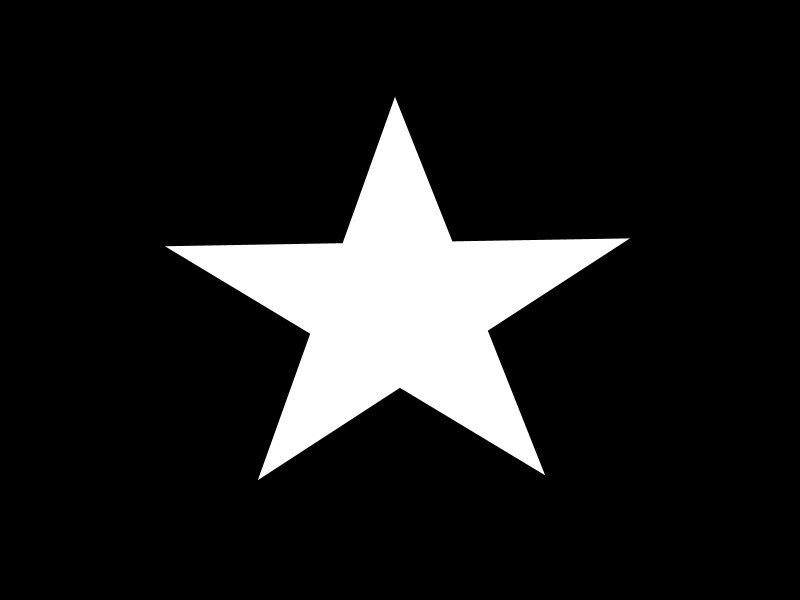
//> input picture data/star.jpg, 800 x 600 px
$ ./main   (built with g++ and OpenCV 4)
//> lines starting //> are read from the running program, lines starting //| are printed output that depends on the picture; after the words box and inside, x2 and y2 are one past the last pixel; in counts of white or black regions, pixels touching at a corner belong together
/**
 * @file main.cpp
 * @brief Skeleton extraction using Zhang-Suen thinning algorithm
 * @author José Miguel Guerrero Hernández
 *
 * @note The Zhang-Suen algorithm extracts the skeleton (medial axis) of binary
 *          shapes by iteratively removing boundary pixels while preserving topology.
 *
 *          8-neighborhood labeling (used in conditions):
 *            P8  P1  P2
 *            P7  P0  P3
 *            P6  P5  P4
 *
 *          Algorithm conditions for pixel removal:
 *          1. 2 <= N(P0) <= 6  (N = number of white neighbors)
 *          2. S(P0) = 1        (S = number of 0->1 transitions in P1..P8..P1)
 *          3. Step 1: P1*P3*P5 = 0 AND P3*P5*P7 = 0
 *             Step 2: P1*P3*P7 = 0 AND P1*P5*P7 = 0
 *
 *          This example compares manual implementation with OpenCV's
 *          cv::ximgproc::thinning() (requires opencv_contrib).
 */

#include <cstdlib>
#include <opencv2/opencv.hpp>
#include <opencv2/ximgproc.hpp>  // Requires opencv_contrib
#include <iostream>
#include <vector>
#include <chrono>

// 8-neighborhood offsets in clockwise order starting from P1 (top)
// Index: 0=P1, 1=P2, 2=P3, 3=P4, 4=P5, 5=P6, 6=P7, 7=P8
const int DX[] = {-1, -1, 0, 1, 1, 1, 0, -1};
const int DY[] = {0, 1, 1, 1, 0, -1, -1, -1};

/**
 * @brief Get neighbor pixel value (0 or 1)
 * @param img Binary image (0 or 255 values)
 * @param x Row of center pixel
 * @param y Column of center pixel
 * @param idx Neighbor index (0-7, clockwise from top)
 * @return 1 if neighbor is white, 0 otherwise
 */
inline int getNeighbor(const cv::Mat & img, int x, int y, int idx)
{
  return img.at<uchar>(x + DX[idx], y + DY[idx]) == 255 ? 1 : 0;
}

/**
 * @brief Count white neighbors in the 8-neighborhood
 * @param img Binary image
 * @param x Row coordinate
 * @param y Column coordinate
 * @return Number of white neighbors (0-8)
 */
int countNeighbors(const cv::Mat & img, int x, int y)
{
  int count = 0;
  for (int i = 0; i < 8; i++) {
    count += getNeighbor(img, x, y, i);
  }
  return count;
}

/**
 * @brief Count 0->1 transitions in circular scan of neighbors
 * @param img Binary image
 * @param x Row coordinate
 * @param y Column coordinate
 * @return Number of transitions (1 = simple point, >1 = junction)
 */
int countTransitions(const cv::Mat & img, int x, int y)
{
  int transitions = 0;
  for (int i = 0; i < 8; i++) {
    // Check transition from current neighbor to next (wrapping to 0)
    if (getNeighbor(img, x, y, i) == 0 && getNeighbor(img, x, y, (i + 1) % 8) == 1) {
      transitions++;
    }
  }
  return transitions;
}

/**
 * @brief Check if pixel can be removed in the given step
 * @param img Binary image
 * @param x Row coordinate
 * @param y Column coordinate
 * @param step Thinning step (1 or 2)
 * @return true if pixel should be removed
 */
bool canRemove(const cv::Mat & img, int x, int y, int step)
{
  // Get neighbor values (P1=idx0, P2=idx1, ..., P8=idx7)
  int p1 = getNeighbor(img, x, y, 0);
  int p3 = getNeighbor(img, x, y, 2);
  int p5 = getNeighbor(img, x, y, 4);
  int p7 = getNeighbor(img, x, y, 6);

  int neighbors = countNeighbors(img, x, y);
  int transitions = countTransitions(img, x, y);

  // Conditions 1 and 2 (common to both steps)
  if (neighbors < 2 || neighbors > 6 || transitions != 1) {
    return false;
  }

  // Condition 3 (different for each step)
  if (step == 1) {
    // Step 1: P1*P3*P5 = 0 AND P3*P5*P7 = 0
    return (p1 * p3 * p5 == 0) && (p3 * p5 * p7 == 0);
  } else {
    // Step 2: P1*P3*P7 = 0 AND P1*P5*P7 = 0
    return (p1 * p3 * p7 == 0) && (p1 * p5 * p7 == 0);
  }
}

/**
 * @brief Perform one sub-iteration of Zhang-Suen thinning
 * @param img Binary image (modified in place)
 * @param step Thinning step (1 or 2)
 * @return Number of pixels removed
 */
int thinningStep(cv::Mat & img, int step)
{
  std::vector<cv::Point> toRemove;

  // Find pixels to remove (skip border pixels)
  for (int x = 1; x < img.rows - 1; x++) {
    for (int y = 1; y < img.cols - 1; y++) {
      if (img.at<uchar>(x, y) == 255 && canRemove(img, x, y, step)) {
        toRemove.push_back(cv::Point(y, x));
      }
    }
  }

  // Remove marked pixels
  for (const auto & p : toRemove) {
    img.at<uchar>(p.y, p.x) = 0;
  }

  return static_cast<int>(toRemove.size());
}

/**
 * @brief Apply Zhang-Suen thinning algorithm (manual implementation)
 * @param img Binary image (modified in place)
 * @param show_progress If true, display intermediate results
 * @return Number of iterations performed
 */
int zhangSuenThinning(cv::Mat & img, bool show_progress = false)
{
  int iteration = 0;
  int removed;

  do {
    removed = 0;
    removed += thinningStep(img, 1);
    removed += thinningStep(img, 2);
    iteration++;

    if (show_progress) {
      cv::imshow("Thinning Progress", img);
      cv::waitKey(10);
    }
  } while (removed > 0);

  return iteration;
}

/**
 * @brief Color skeleton pixels in red on a BGR image
 * @param skeleton Binary skeleton image
 * @return BGR image with red skeleton
 */
cv::Mat colorSkeleton(const cv::Mat & skeleton)
{
  cv::Mat colored;
  cv::cvtColor(skeleton, colored, cv::COLOR_GRAY2BGR);

  for (int i = 0; i < skeleton.rows; i++) {
    for (int j = 0; j < skeleton.cols; j++) {
      if (skeleton.at<uchar>(i, j) == 255) {
        colored.at<cv::Vec3b>(i, j) = cv::Vec3b(0, 0, 255);
      }
    }
  }
  return colored;
}

/**
 * @brief Compute difference between two binary images
 * @param img1 First binary image
 * @param img2 Second binary image
 * @return Number of different pixels
 */
int countDifferences(const cv::Mat & img1, const cv::Mat & img2)
{
  cv::Mat diff;
  cv::absdiff(img1, img2, diff);
  return cv::countNonZero(diff);
}

int main(int argc, char ** argv)
{
  // Load image from argument or default
  const char * filename = argc >= 2 ? argv[1] : "../../data/star.jpg";
  cv::Mat original = cv::imread(cv::samples::findFile(filename), cv::IMREAD_GRAYSCALE);
//> original is the input picture: 600 rows x 800 cols, CV_8UC1; min 0, max 255, mean 30.7

  if (original.empty()) {
    std::cerr << "Error: Cannot load image: " << filename << std::endl;
    return EXIT_FAILURE;
  }

  // Binarize the image
  cv::Mat binary;
  cv::threshold(original, binary, 127, 255, cv::THRESH_BINARY);
//> binary: 600 rows x 800 cols, CV_8UC1; 12% white; 1 white region, box (x1, y1, x2, y2) and area: (166, 98, 629, 480) 57836

  // Manual Zhang-Suen implementation
  cv::Mat skeleton_manual = binary.clone();
  auto t1 = std::chrono::high_resolution_clock::now();
  int iterations = zhangSuenThinning(skeleton_manual, false);
//> the loop in zhangSuenThinning, `do` made 74 passes
//> removed on passes 1 to 12: 2063, 2018, 1970, 1926, 1884, 1845, 1800, 1763, 1720, 1678, 1636, 1593
//> pass 1, in zhangSuenThinning, `removed += thinningStep(img, 1);`:
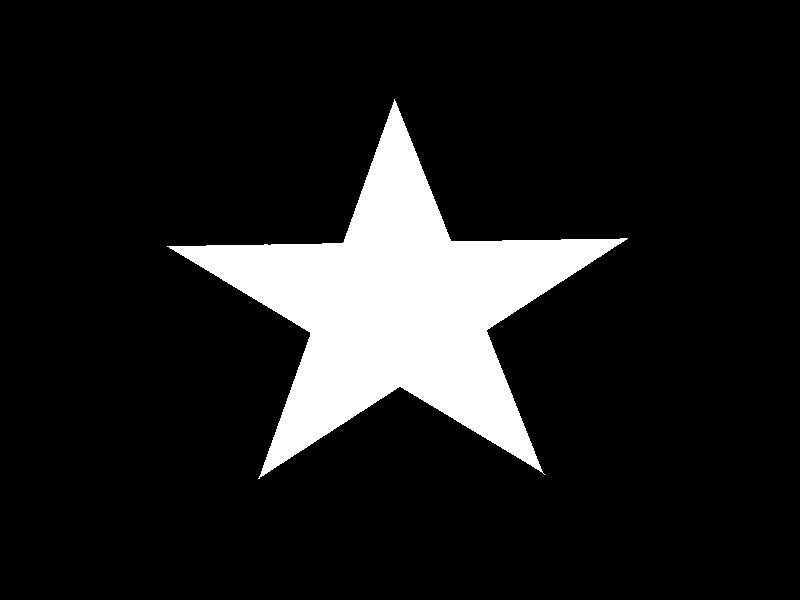
//> img: 600 rows x 800 cols, CV_8UC1; 11.8% white; 1 white region, box (x1, y1, x2, y2) and area: (167, 99, 628, 479) 56870
//> pass 1, in zhangSuenThinning, `removed += thinningStep(img, 2);`:
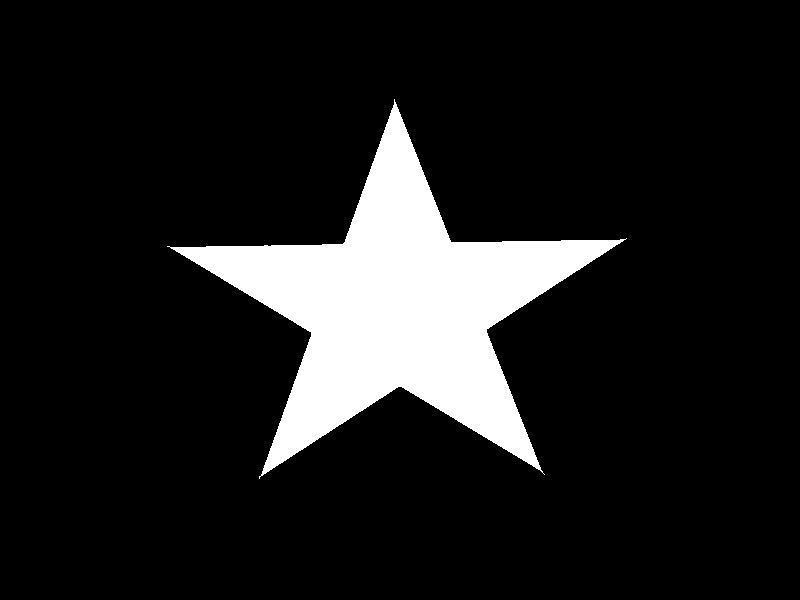
//> img: 600 rows x 800 cols, CV_8UC1; 11.6% white; 1 white region, box (x1, y1, x2, y2) and area: (167, 99, 627, 479) 55773
//> after the loop in zhangSuenThinning, `do`:
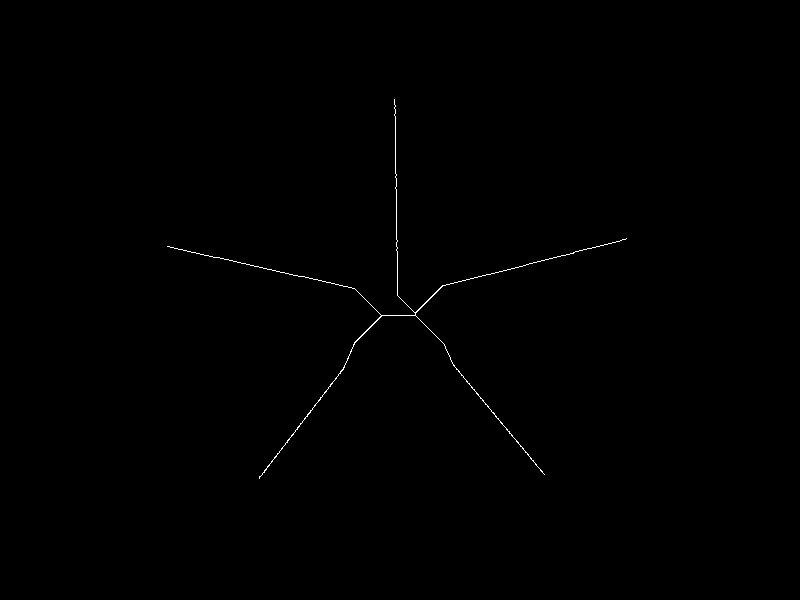
//> img: 600 rows x 800 cols, CV_8UC1; 0.24% white in thin lines or dots, all inside (x1, y1, x2, y2) = (167, 99, 627, 479)
//> after the loop in zhangSuenThinning, `do`: removed = 0; iteration = 74
//> iterations = 74
  auto t2 = std::chrono::high_resolution_clock::now();
  auto duration_manual = std::chrono::duration_cast<std::chrono::milliseconds>(t2 - t1).count();

  // OpenCV ximgproc::thinning (Zhang-Suen algorithm)
  // cv::ximgproc::thinning(src, dst, thinningType)
  // thinningType:
  //   THINNING_ZHANGSUEN (0): Zhang-Suen algorithm (same as manual)
  //   THINNING_GUOHALL (1): Guo-Hall algorithm (alternative)
  cv::Mat skeleton_opencv;
  t1 = std::chrono::high_resolution_clock::now();
  cv::ximgproc::thinning(binary, skeleton_opencv, cv::ximgproc::THINNING_ZHANGSUEN);
  t2 = std::chrono::high_resolution_clock::now();
  auto duration_opencv = std::chrono::duration_cast<std::chrono::milliseconds>(t2 - t1).count();

  // Also try Guo-Hall algorithm for comparison
  cv::Mat skeleton_guo_hall;
  cv::ximgproc::thinning(binary, skeleton_guo_hall, cv::ximgproc::THINNING_GUOHALL);
//> skeleton_guo_hall: 600 rows x 800 cols, CV_8UC1; 0.21% white in thin lines or dots, all inside (x1, y1, x2, y2) = (166, 98, 629, 480)

  // Compare results
  int diff_manual_vs_opencv = countDifferences(skeleton_manual, skeleton_opencv);
//> in countDifferences, `cv::absdiff(img1, img2, diff);`: diff: 600 rows x 800 cols, CV_8UC1; every value is 0
//> diff_manual_vs_opencv = 0
  int diff_zhang_vs_guo = countDifferences(skeleton_opencv, skeleton_guo_hall);
//> diff_zhang_vs_guo = 1964

  std::cout << "=== Thinning Comparison ===" << std::endl;
  std::cout << "Manual Zhang-Suen: " << iterations << " iterations, "
            << duration_manual << " ms" << std::endl;
  std::cout << "OpenCV Zhang-Suen: " << duration_opencv << " ms" << std::endl;

  // Calculate speedup (which one is faster)
  if (duration_manual < duration_opencv && duration_manual > 0) {
    std::cout << "Manual is " << (static_cast<double>(duration_opencv) / duration_manual)
              << "x faster than OpenCV" << std::endl;
  } else if (duration_opencv < duration_manual && duration_opencv > 0) {
    std::cout << "OpenCV is " << (static_cast<double>(duration_manual) / duration_opencv)
              << "x faster than Manual" << std::endl;
  } else {
    std::cout << "Both implementations have similar performance" << std::endl;
  }

  std::cout << "Difference (Manual vs OpenCV): " << diff_manual_vs_opencv << " pixels" << std::endl;
//| Difference (Manual vs OpenCV): 0 pixels
  std::cout << "Difference (Zhang-Suen vs Guo-Hall): " << diff_zhang_vs_guo << " pixels" <<
    std::endl;
//| Difference (Zhang-Suen vs Guo-Hall): 1964 pixels

  // Create visualization grid
  // Row 1: Original | Manual Zhang-Suen
  // Row 2: OpenCV Guo-Hall | OpenCV Zhang-Suen
  cv::Mat binary_bgr;
  cv::cvtColor(binary, binary_bgr, cv::COLOR_GRAY2BGR);

  cv::Mat manual_viz = colorSkeleton(skeleton_manual);
//> after the loop in colorSkeleton, `for (int i = 0; i < skeleton.rows; i++)`:
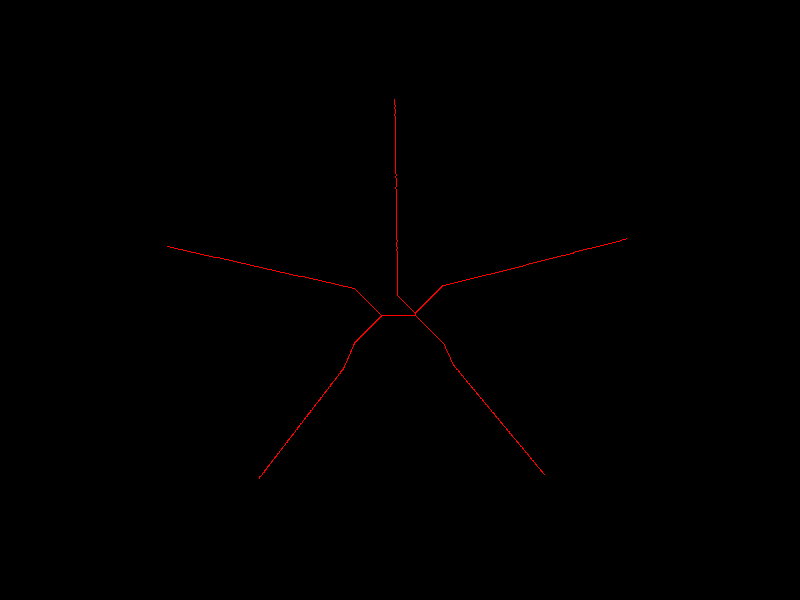
//> colored: 600 rows x 800 cols, CV_8UC3; mean B, G, R 0, 0, 0.6
  cv::Mat opencv_viz = colorSkeleton(skeleton_opencv);
  cv::Mat guohall_viz = colorSkeleton(skeleton_guo_hall);
//> after the loop in colorSkeleton (call 3), `for (int i = 0; i < skeleton.rows; i++)`:
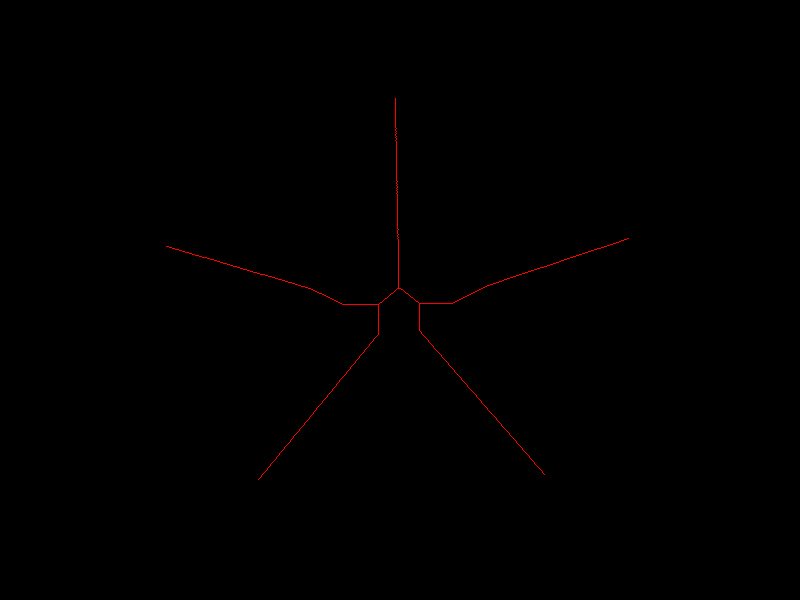
//> colored: 600 rows x 800 cols, CV_8UC3; mean B, G, R 0, 0, 0.5

  // Add labels
  cv::putText(binary_bgr, "Original", cv::Point(10, 25),
              cv::FONT_HERSHEY_SIMPLEX, 0.6, cv::Scalar(0, 255, 0), 2);
//> binary_bgr: 600 rows x 800 cols, CV_8UC3; mean B, G, R 30.7, 31, 30.7
  cv::putText(manual_viz, "Manual Zhang-Suen", cv::Point(10, 25),
              cv::FONT_HERSHEY_SIMPLEX, 0.6, cv::Scalar(0, 255, 0), 2);
//> manual_viz: 600 rows x 800 cols, CV_8UC3; 0.27% of pixels changed, all inside (x1, y1, x2, y2) = (11, 11, 203, 31)
  cv::putText(opencv_viz, "OpenCV Zhang-Suen", cv::Point(10, 25),
              cv::FONT_HERSHEY_SIMPLEX, 0.6, cv::Scalar(0, 255, 0), 2);
//> opencv_viz: 600 rows x 800 cols, CV_8UC3; 0.28% of pixels changed, all inside (x1, y1, x2, y2) = (11, 11, 208, 31)
  cv::putText(guohall_viz, "OpenCV Guo-Hall", cv::Point(10, 25),
              cv::FONT_HERSHEY_SIMPLEX, 0.6, cv::Scalar(0, 255, 0), 2);
//> guohall_viz: 600 rows x 800 cols, CV_8UC3; 0.23% of pixels changed, all inside (x1, y1, x2, y2) = (11, 11, 175, 31)

  cv::Mat row1, row2, comparison;
  cv::hconcat(binary_bgr, manual_viz, row1);
  cv::hconcat(guohall_viz, opencv_viz, row2);
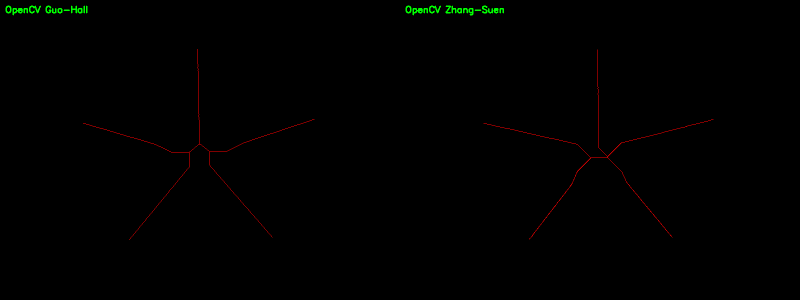
//> row2: 600 rows x 1600 cols, CV_8UC3 (shown at 1/2 size); mean B, G, R 0, 0.7, 0.6
  cv::vconcat(row1, row2, comparison);
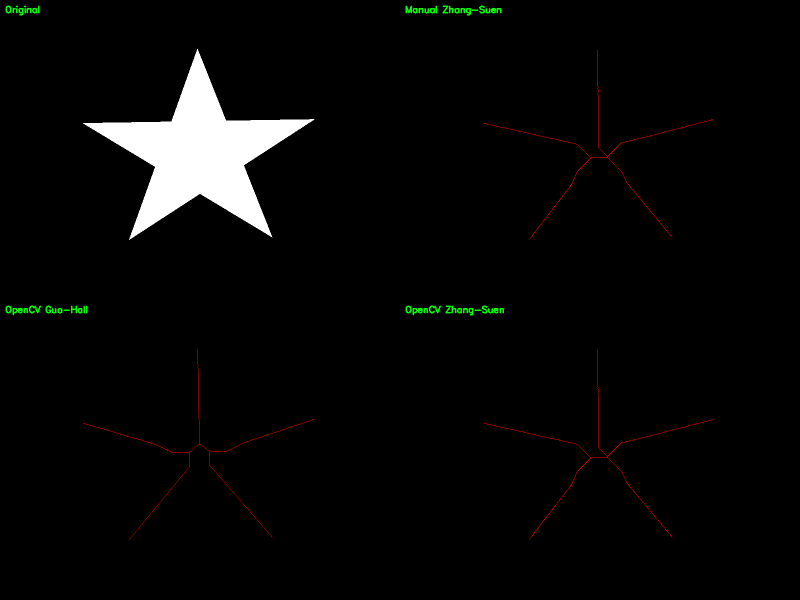
//> comparison: 1200 rows x 1600 cols, CV_8UC3 (shown at 1/2 size); mean B, G, R 7.7, 8.3, 8.1

  // Resize if too large
  if (comparison.cols > 1200) {
    double scale = 1200.0 / comparison.cols;
//> scale = 0.75
    cv::resize(comparison, comparison, cv::Size(), scale, scale);
//> comparison: 900 rows x 1200 cols, CV_8UC3
  }

  cv::imshow("Thinning Comparison", comparison);

  // Show difference image (pixels that differ between manual and OpenCV)
  cv::Mat diff_img;
  cv::absdiff(skeleton_manual, skeleton_opencv, diff_img);
  if (cv::countNonZero(diff_img) > 0) {
    cv::imshow("Difference (Manual vs OpenCV)", diff_img * 255);
  }

  cv::waitKey(0);
  return EXIT_SUCCESS;
}
